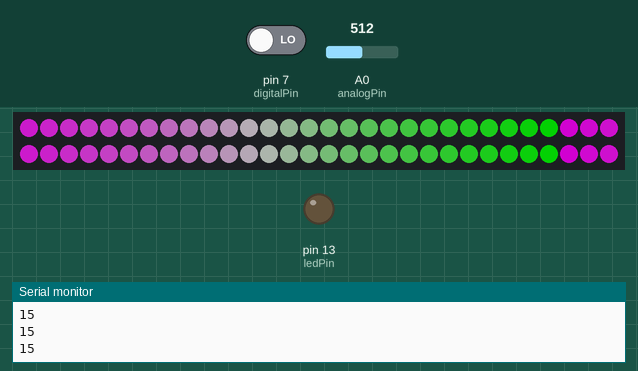
Recording of a sketch running on a simulated Arduino Leonardo, built with avr-gcc and run on an emulated ATmega32U4. Parts: 60 RGB LEDs in strip order, left to right, continuing on the next row, output pins drawn as LEDs (lit = HIGH), the last lines printed to the serial monitor. The test bench sets the inputs (shaded band); at power-on: A0 (analogPin) = 512, pin 7 (digitalPin) LOW. Dim RGB values are drawn brighter than linear.

Above: at 1.2 s.
1.3 s: A0 (analogPin) set to 37
At 1.68 s:
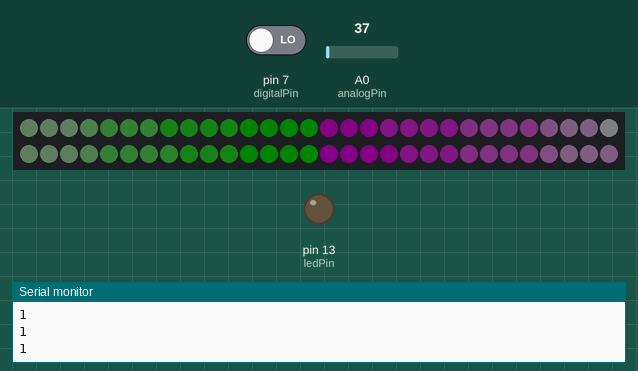
3.0 s: A0 (analogPin) set to 30
At 4.2 s:
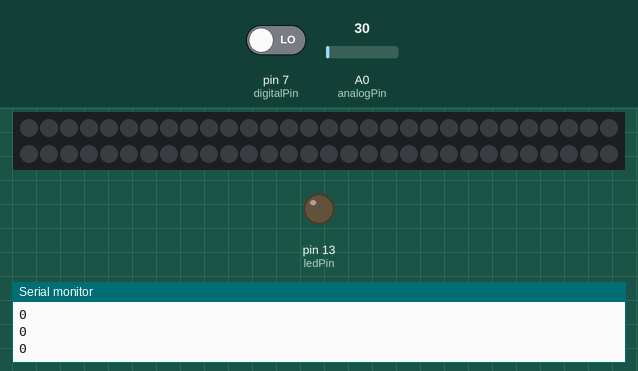
4.5 s: pin 7 (digitalPin) driven HIGH
At 5.4 s:
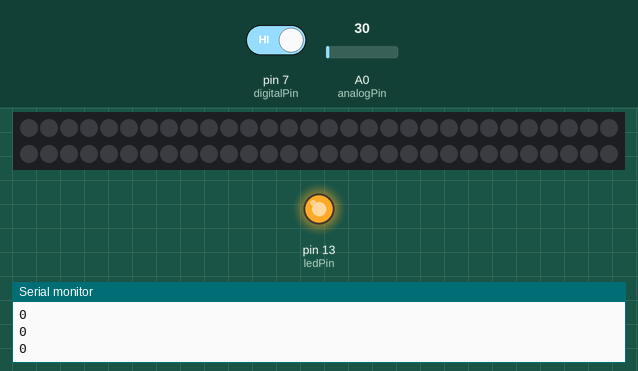
6.0 s: A0 (analogPin) set to 112
At 6.18 s:
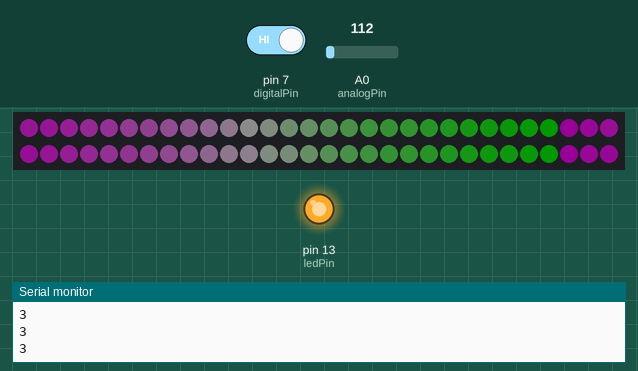
8.4 s: A0 (analogPin) set to 20
At 9.4 s:
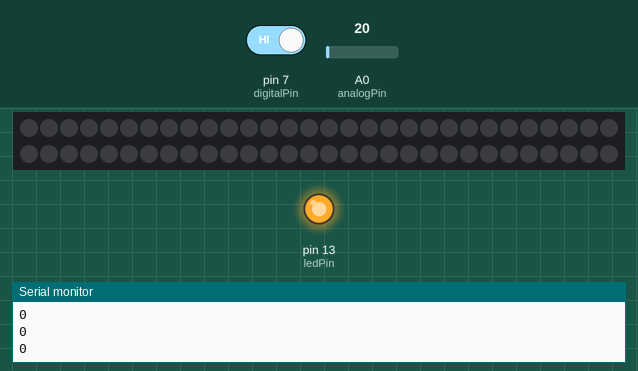
9.9 s: pin 7 (digitalPin) driven LOW
At 11.0 s:
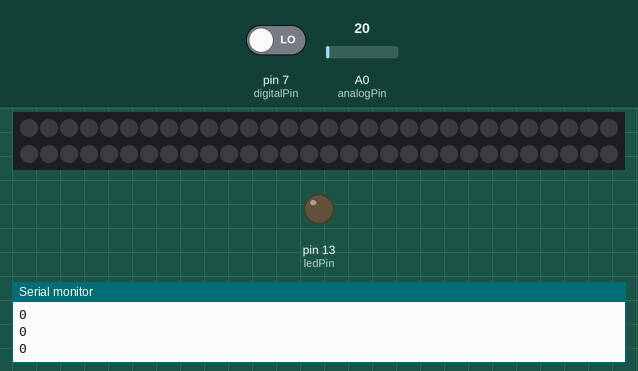
Timing chart, 0 to 12.4 s (numbered marks = the images above; inputs shaded):
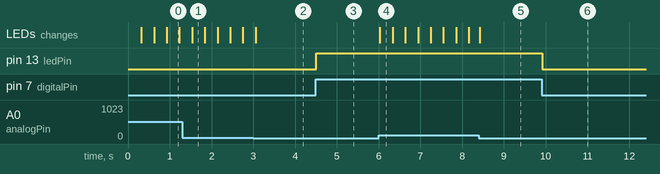

Measured:
- the behaviour switches between 35 and 34 on A0 (analogPin) (found by bisection; images 1 and 2)
- after the input at 3.0 s, the LEDs: change after 0.06 s (image 2)
- after the input at 4.5 s, pin 13 (ledPin): LOW → HIGH at once
- after the input at 6.0 s, the LEDs: change at once (image 4)
- after the input at 8.4 s, the LEDs: change at once (image 5)
- after the input at 9.9 s, pin 13 (ledPin): HIGH → LOW at once

The sketch:

LED_Gradient_with_Sound_Sensor.ino
```cpp
/*
TITLE: LED Gradient pattern with sound Sensor Module
DATE: October 25th 2024
Fungal Re-Cognition: Created by Mariam Aoune, Jennifer Brown,
Leonardo Morales Vega, Francis Ouellette, Negar Roofigariesfahani,
Jaden Thompson, and Jiahao Wu for CART 461 in Fall 2024

This example shows how to display a moving gradient pattern on
 * an APA102-based LED strip. */

/* By default, the APA102 library uses pinMode and digitalWrite
 * to write to the LEDs, which works on all Arduino-compatible
 * boards but might be slow.   */


//to support faster update rates

#include <APA102.h>

int digitalPin = 7;   // KY-037 digital interface
int analogPin = A0;   // KY-037 analog interface
int ledPin = 13;      // Arduino LED pin
int digitalVal;       // digital readings
int analogVal;        // analog readings

// Define which pins to use.
const uint8_t dataPin = 11;
const uint8_t clockPin = 12;

// Create an object for writing to the LED strip.
APA102<dataPin, clockPin> ledStrip;

// Set the number of LEDs to control.
const uint16_t ledCount = 60;

// Create a buffer for holding the colors (3 bytes per color).
rgb_color colors[ledCount];

// Set the brightness to use (the maximum is 31).
const uint8_t maxBrightness = 30;

void setup()
{
  pinMode(digitalPin,INPUT);
  pinMode(analogPin, INPUT);
  pinMode(ledPin,OUTPUT);
  Serial.begin(9600);
}

void loop()
{

   // Read the sound level and store it in valueSound
    int valueSound = sound();
    // Print the sound level to the serial monitor

    // Update the LED colors based on the sound level
    color(valueSound);
}

void color(int valueSound){
  uint8_t time = millis() >> 2;
  uint8_t brightness = map(valueSound, 0, 1023, 0, maxBrightness);
  Serial.println(brightness);
  for(uint16_t i = 0; i < ledCount; i++)
  {
   uint8_t x = time - i * 8.5;  // Determine color value based on time
        // Set each LED to a color based on the gradient calculation
        colors[i] = rgb_color(x, 255 - x, x);
  }

     // Write the color data to the LED strip
    ledStrip.write(colors, ledCount, brightness);


  delay(10);

}

int sound(){

  // Read the digital inteface
  digitalVal = digitalRead(digitalPin);

  if(digitalVal == HIGH)
  {
    digitalWrite(ledPin, HIGH); // Turn ON Arduino's LED
  }
  else
  {
    digitalWrite(ledPin, LOW);  // Turn OFF Arduino's LED
  }

  // Read analog interface
  analogVal = analogRead(analogPin);
  // Print analog value to serial

  return analogVal;
}
```
